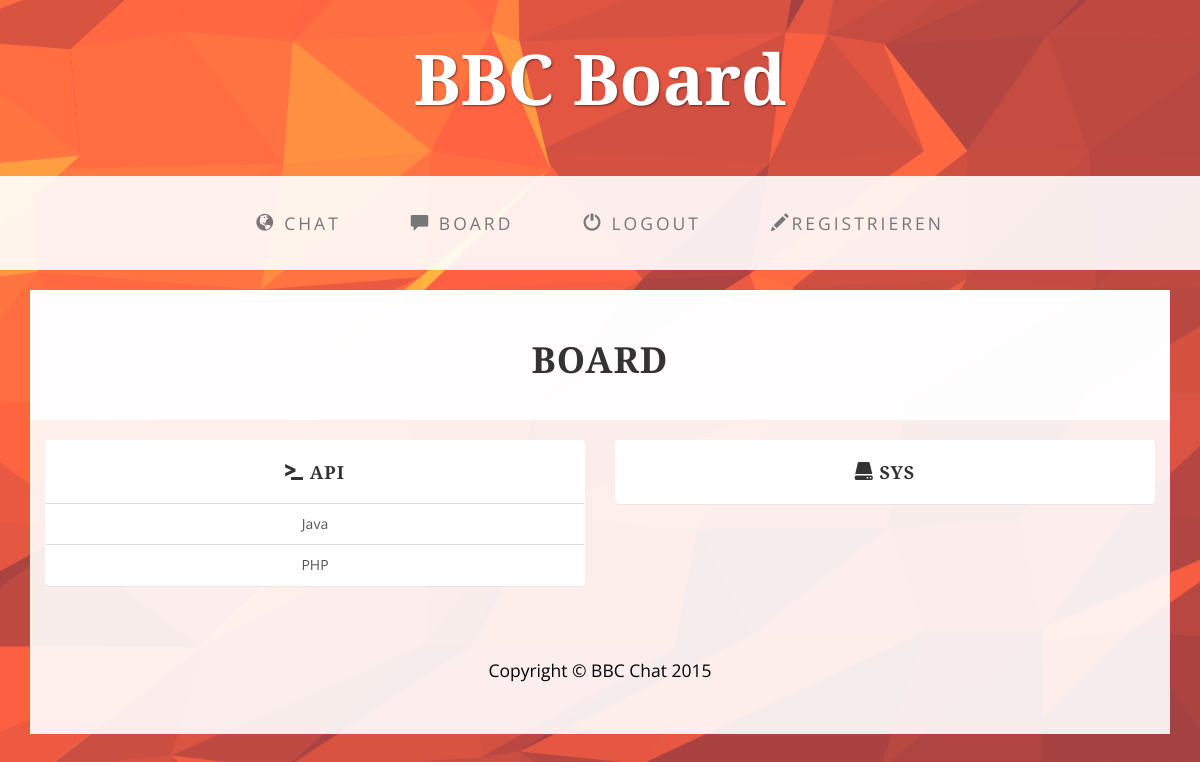
Before: / with the older database file.
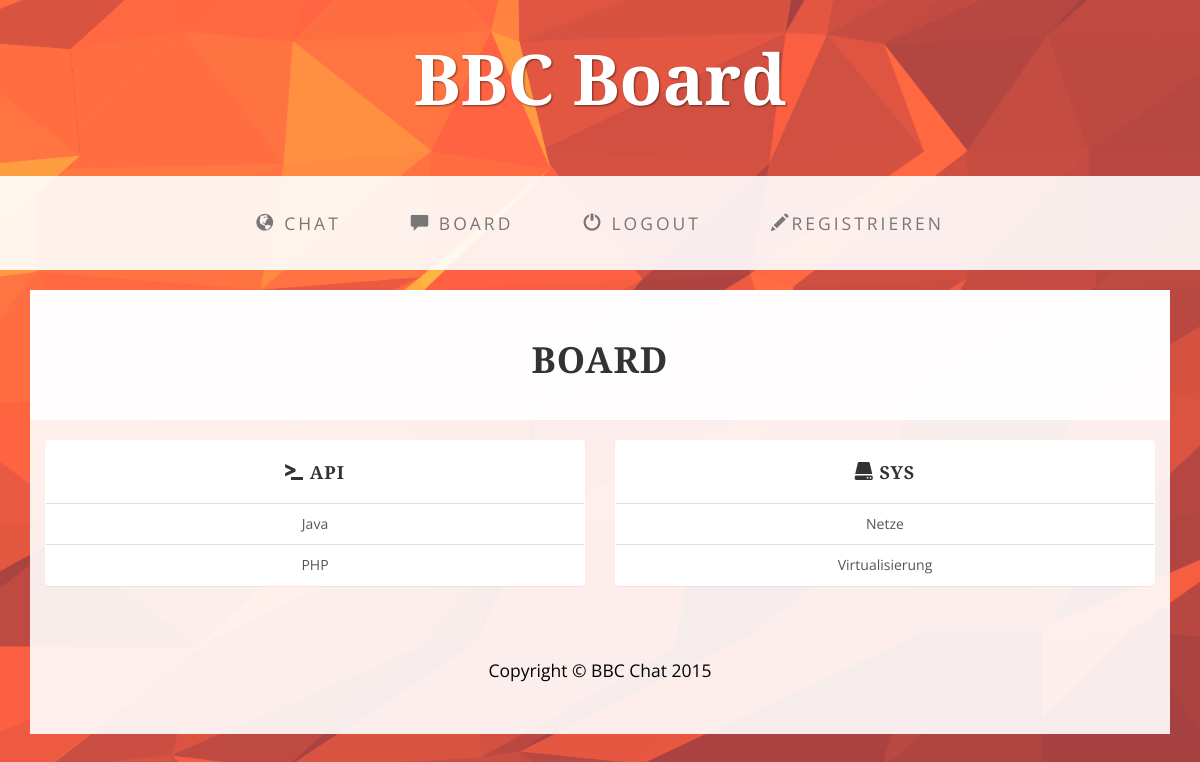
After: the same page with the newer database file.
### tables this page shows
CREATE TABLE IF NOT EXISTS `kapitel` (
`id` int(11) NOT NULL,
  `name` varchar(30) NOT NULL,
  `pfad` varchar(3) NOT NULL,
  `fachrichtung` char(1) NOT NULL
);

### index.php (the view, shortened to what this page needs)
<?php include_once 'ressources/config.php';?>
<html lang="en">
<head>
<link href="css/bootstrap.min.css" rel="stylesheet">
<link href="css/business-casual.css" rel="stylesheet">
</head>
<body>
	<div class="brand">
		<a href="index.php">BBC Board</a>
	</div>
	<div class="address-bar"></div>
	<?php
	include_once 'ressources/menu.php';
	?>
    <div class="container">
		<div class="col-lg-12 text-center">
			<div class="row">
				<div class="box">
					<div class="col-lg-12">
						<h1>Board</h1>
					</div>
				</div>
			</div>
			<div class="row">
				<div class="col-xs-6">
					<div class="panel">
						<div class="list-group">
							<div class="panel-heading">
								<h3 class="panel-title">
									<h4>
										<span class="glyphicon glyphicon-console" aria-hidden="true"></span>
										API
									</h4>
								</h3>
							</div>
							<?php
							$query = "select * from kapitel where fachrichtung = 'a'";
							$resultat = $mysqli->query ( $query );
							while ( $result = $resultat->fetch_array () ) {
								?>
							<a href="thema.php?id=<?php echo $result['pfad'] ?>" class="list-group-item"><?php echo $result['name'] ?></a>
							<?php } ?>
						</div>
					</div>
				</div>
				<div class="col-xs-6">
					<div class="panel">
						<div class="list-group">
							<div class="panel-heading">
								<h3 class="panel-title">
									<h4>
										<span class="glyphicon glyphicon-hdd" aria-hidden="true"></span>
										SYS
									</h4>
								</h3>
							</div>
							<?php
							$query = "select * from kapitel where fachrichtung = 's'";
							$resultat = $mysqli->query ( $query );
							while ( $result = $resultat->fetch_array () ) {
								?>
							<a href="thema.php?id=<?php echo $result['pfad'] ?>" class="list-group-item"><?php echo $result['name'] ?></a>
							<?php } ?>
						</div>
					</div>
				</div>
			</div>
		</div>
		<footer>
			<div class="row">
				<div class="col-lg-12 text-center">
					<div class="footer">
						<p>Copyright &copy; BBC Chat 2015</p>
					</div>
				</div>
			</div>
		</footer>
	</div>
</body>
</html>

Changed rows visible on the page:
added kapitel: name "Netze", shown under "SYS"
added kapitel: name "Virtualisierung", shown under "SYS"
